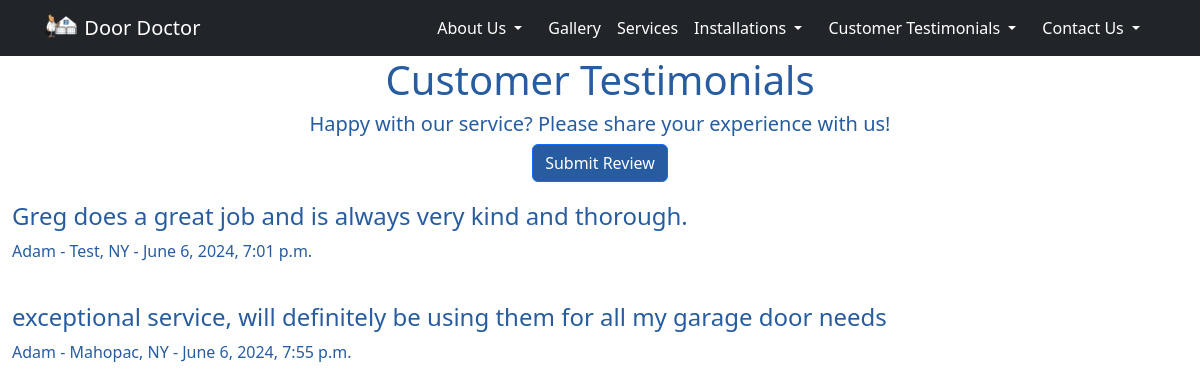
/reviews/, run on an earlier commit of the app's database.
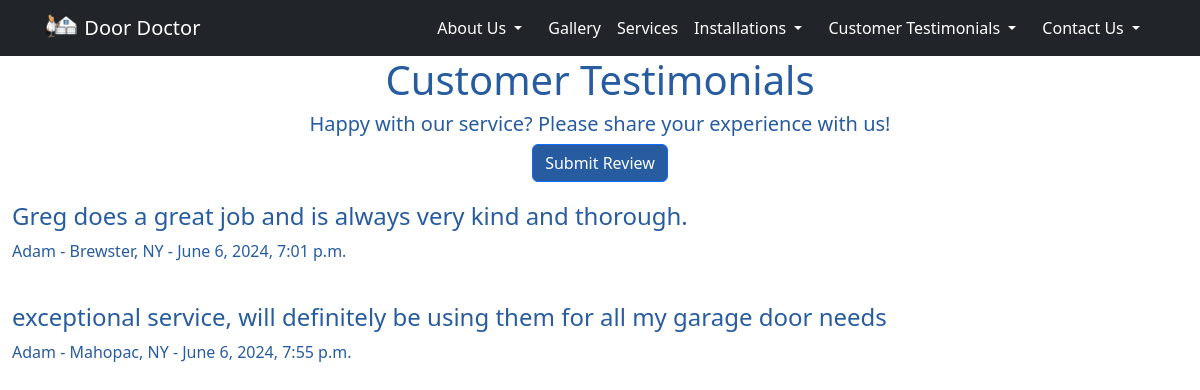
And on a later commit of the database.
### reviews/models.py (models this page shows, shortened)
class Review(models.Model):
    name = models.CharField(max_length=100)
    street = models.CharField(max_length=200, null=True)
    city = models.CharField(max_length=100, null=True)
    state = models.CharField(max_length=2, default='NY')
    zip_code = models.CharField(max_length=10, null=True, verbose_name='Zip Code')
    phone_number = models.CharField(max_length=15, null=True, verbose_name='Phone Number')
    review_text = models.TextField(verbose_name='Review')
    created_at = models.DateTimeField(default=timezone.now())
    approved = models.BooleanField(default=False)
    token = models.UUIDField(default=uuid.uuid4, editable=False, unique=True)

### reviews/views.py (the view)
# urls.py: path('', views.review_list, name='review_list'),
def review_list(request):
    reviews = Review.objects.filter(approved=True)
    return render(request, 'reviews/review_list.html', {'reviews': reviews})

### reviews/templates/reviews/review_list.html
{% extends 'base.html' %}
{% block content %}
<h1>Customer Testimonials</h1>
<h5>Happy with our service? Please share your experience with us!</h5>
<h5><a href="{% url 'reviews:submit_review' %}" class="btn btn-primary">Submit Review</a></h5>
{% for review in reviews %}
    <div class="rev">
    <h4>{{ review.review_text }}</h4>
    <p>{{ review.name }} - {{ review.city }}, {{review.state}} - {{ review.created_at }}</p>
    </div>
{% endfor %}
{% endblock %}

What changed in the data, as far as the page shows it:
changed Review "Greg does a great job and is always very kind and thorough.": city "Test" → "Brewster"
